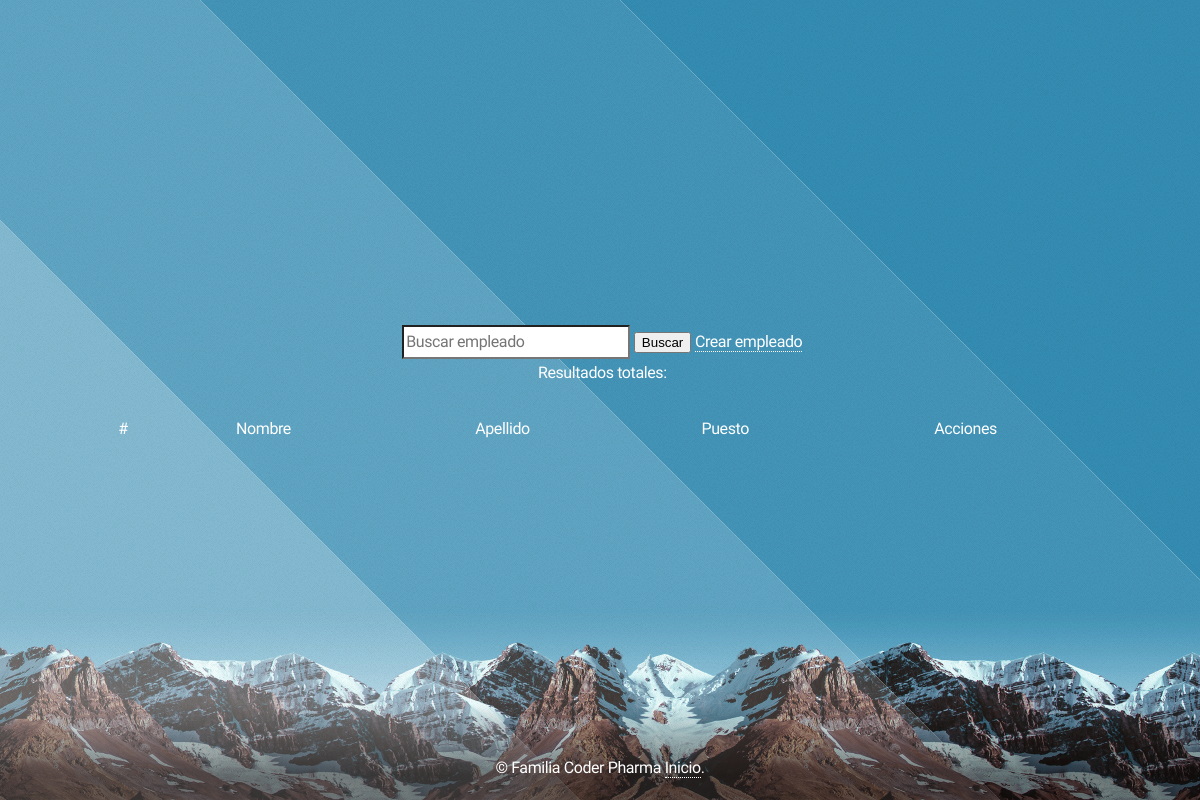
/empleados/, run on an earlier commit of the app's database.
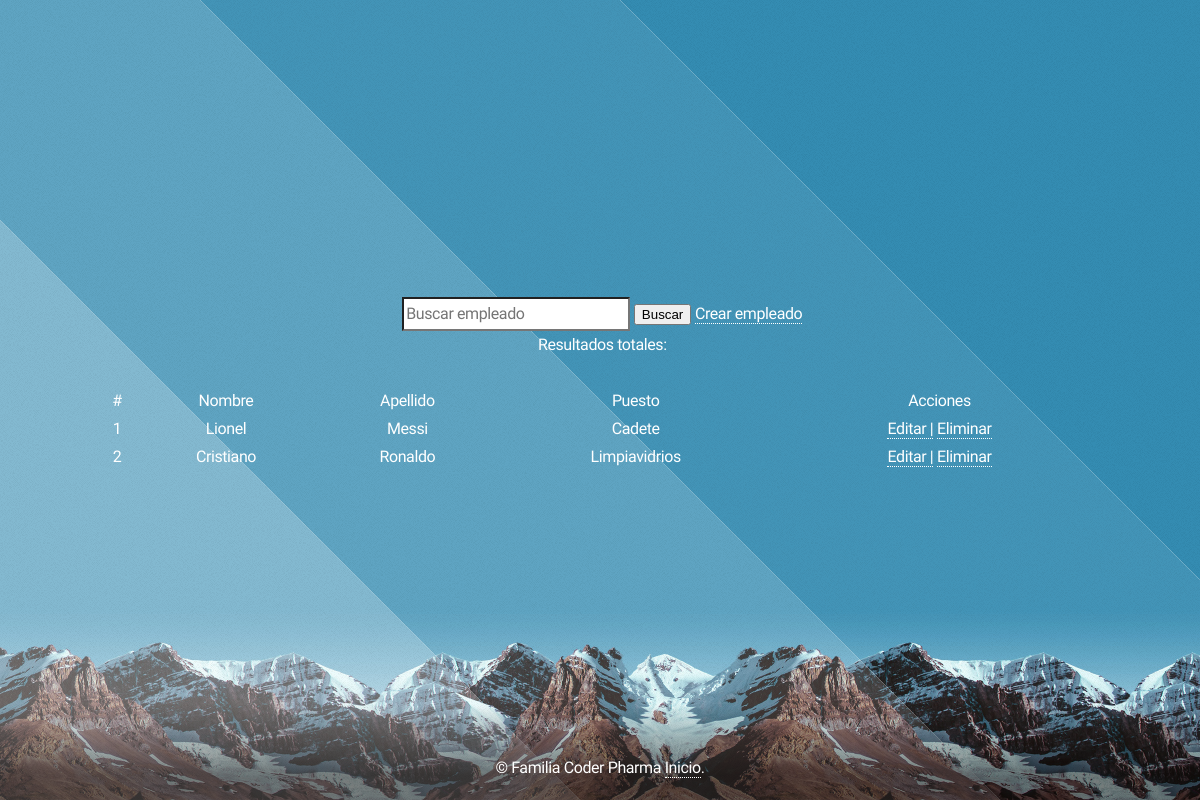
And on a later commit of the database.
### AppProject/models.py (models this page shows, shortened)
class Empleado (models.Model):
    nombre = models.CharField(max_length=50)
    apellido = models.CharField(max_length=50)
    puesto = models.CharField(max_length=50)

### AppProject/views.py (the view)
# urls.py: path('empleados/', empleados, name="empleados"),
def empleados(request):
    if request.method == "POST":
        search = request.POST["search"]
        if search != "":
            empleados = Empleado.objects.filter( Q(nombre__icontains=search) | Q(apellido__icontains=search) | Q(puesto__icontains=search) ).values()
            return render(request,"empleados.html",{"empleados":empleados, "search":True, "busqueda":search})
    empleados = Empleado.objects.all()
    return render (request, 'empleados.html', {'empleados':empleados})

### AppProject/templates/empleados.html (shortened to what this page needs)
{% extends 'base.html' %}
{% load static %}
{% block cambios %}
<header id="header">
	<form  action="" method="post">
		<input  type="search" name="search" placeholder="Buscar empleado" aria-label="Search">
		<button class="btn btn-outline-success text-nowrap ms-3 my-2 my-sm-0" type="submit">  Buscar</button>
		<a class="btn btn-outline-success text-nowrap ms-3 my-2 my-sm-0" href="{% url 'crear_empleado' %}">  Crear empleado</a>
	</form>
<h4>Resultados
{% if search %}
	para "{{busqueda}}":
{% else %}
	totales:
{% endif %}
</h4>
<br>
<div class="row gx-5 justify-content-center">
<div class="col-lg-10 table-responsive">
	<table width="1000" style="margin: 0 auto;" class="table table-theme">
		<thead>
			<tr>
				<th scope="col">#</th>
				<th scope="col">Nombre</th>
				<th scope="col">Apellido</th>
				<th scope="col">Puesto</th>
				<th scope="col">Acciones</th>
			</tr>
		</thead>
		<tbody>
			{% for empleado in empleados %}
				<tr>
					<th scope="row">{{forloop.counter}}</th>
					<td>{{empleado.nombre}}</td>
					<td>{{empleado.apellido}}</td>
					<td>{{empleado.puesto}}</td>
					<td>
						<a href="{% url 'editar_empleado' empleado.id %}" class="text-primary badge badge-primary text-decoration-none">  Editar |</a>
						<a href="{% url 'eliminar_empleado' empleado.id %}" class="text-danger badge badge-danger text-decoration-none">  Eliminar</a>
					</td>
				</tr>
			{% endfor %}
		</tbody>
	</table>
</div>
</div>
</div>
{% endblock cambios %}

What changed in the data, as far as the page shows it:
added Empleado: nombre "Lionel", apellido "Messi", puesto "Cadete"
added Empleado: nombre "Cristiano", apellido "Ronaldo", puesto "Limpiavidrios"
